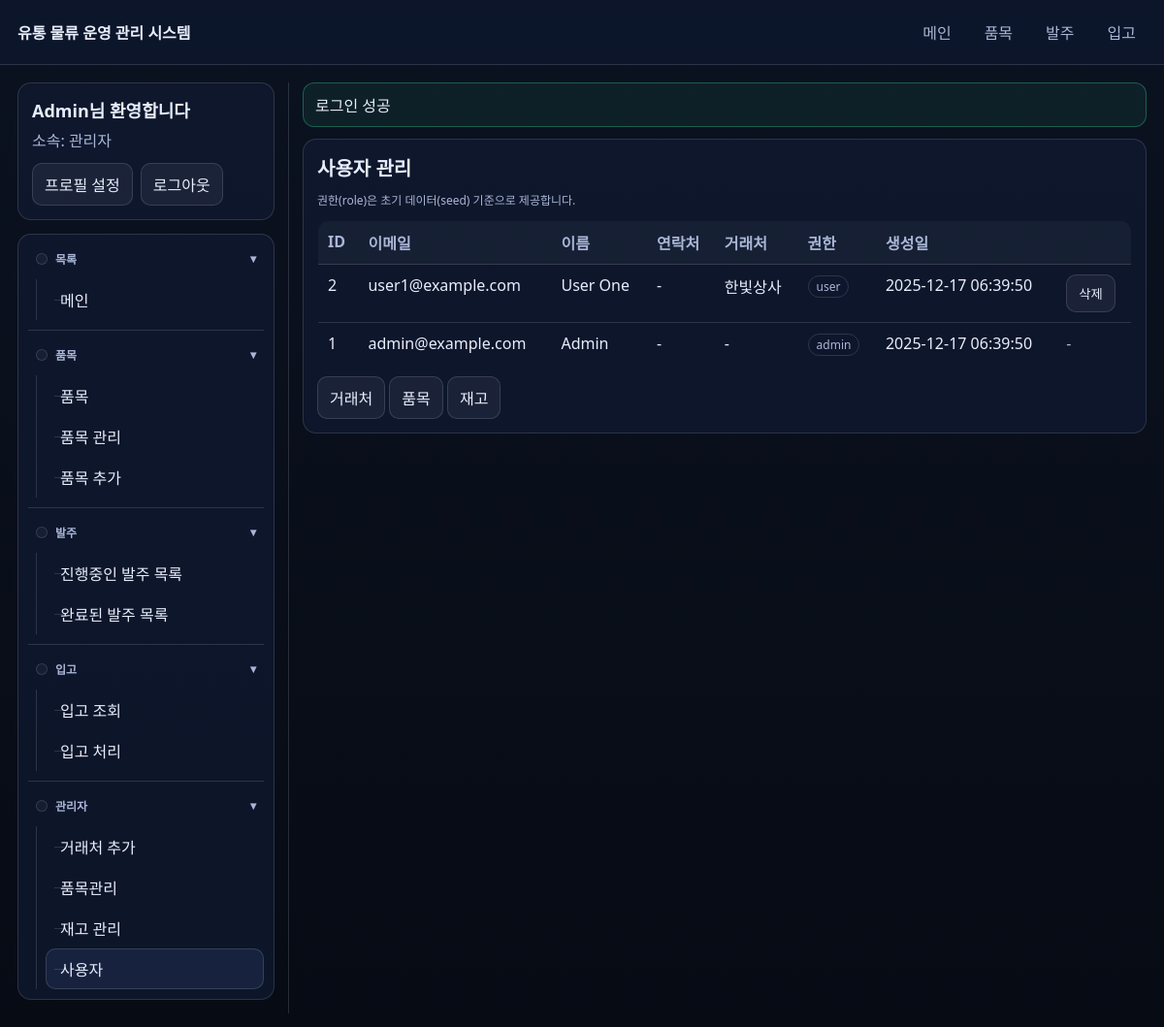
The page /admin/users.php (signed in) on the database its author committed.
### tables this page shows
CREATE TABLE users (
  id BIGINT UNSIGNED NOT NULL AUTO_INCREMENT,
  email VARCHAR(190) NOT NULL,
  password_hash VARCHAR(255) NOT NULL,
  name VARCHAR(100) NOT NULL,
  phone VARCHAR(50) NULL,
  role ENUM('admin','user') NOT NULL DEFAULT 'user',
  supplier_id BIGINT UNSIGNED NULL,
  created_at DATETIME NOT NULL DEFAULT CURRENT_TIMESTAMP,
  updated_at DATETIME NOT NULL DEFAULT CURRENT_TIMESTAMP ON UPDATE CURRENT_TIMESTAMP,
  PRIMARY KEY (id),
  UNIQUE KEY uq_users_email (email),
  KEY idx_users_supplier (supplier_id),
  CONSTRAINT fk_users_supplier FOREIGN KEY (supplier_id) REFERENCES suppliers(id)
    ON UPDATE CASCADE ON DELETE SET NULL
);

CREATE TABLE suppliers (
  id BIGINT UNSIGNED NOT NULL AUTO_INCREMENT,
  name VARCHAR(150) NOT NULL,
  contact_name VARCHAR(100) NULL,
  phone VARCHAR(50) NULL,
  email VARCHAR(190) NULL,
  notes TEXT NULL,
  created_at DATETIME NOT NULL DEFAULT CURRENT_TIMESTAMP,
  updated_at DATETIME NOT NULL DEFAULT CURRENT_TIMESTAMP ON UPDATE CURRENT_TIMESTAMP,
  PRIMARY KEY (id),
  UNIQUE KEY uq_suppliers_name (name)
);

### includes/bootstrap.php (called while the page is built, shortened)
<?php
function e(?string $value): string {
  return htmlspecialchars((string)$value, ENT_QUOTES | ENT_SUBSTITUTE, 'UTF-8');
}
function url(string $path): string {
  $path = '/' . ltrim($path, '/');
  return $path;
}
function starts_with(string $haystack, string $needle): bool {
  return strncmp($haystack, $needle, strlen($needle)) === 0;
}
spl_autoload_register(function ($class) {
  $base = __DIR__ . '/../classes/';
  $path = $base . str_replace('\\', '/', $class) . '.php';
});
require_once __DIR__ . '/flash.php';
require_once __DIR__ . '/auth.php';

### includes/auth.php (called while the page is built, shortened)
<?php
function current_user(): ?array {
  return $_SESSION['user'] ?? null;
}
function is_admin(): bool {
  $u = current_user();
  return $u && ($u['role'] ?? '') === 'admin';
}

### classes/User.php (called while the page is built, shortened)
<?php
final class User {
  public static function listAll(PDO $db): array {
    try {
      $st = $db->query('SELECT u.id, u.email, u.name, u.phone, u.role, u.supplier_id, u.created_at, sp.name AS supplier_name
                        FROM users u
                        LEFT JOIN suppliers sp ON sp.id = u.supplier_id
                        ORDER BY u.id DESC');
      return $st->fetchAll();
    } catch (PDOException $e) {
      $st = $db->query('SELECT u.id, u.email, u.name, u.role, u.supplier_id, u.created_at, sp.name AS supplier_name
                        FROM users u
                        LEFT JOIN suppliers sp ON sp.id = u.supplier_id
                        ORDER BY u.id DESC');
      $rows = $st->fetchAll();
      foreach ($rows as &$r) {
        $r['phone'] = null;
      }
      unset($r);
      return $rows;
    }
  }
}

### includes/flash.php (called while the page is built, shortened)
<?php
function flash_get(): ?array {
  $flash = $_SESSION[FLASH_KEY];
  return is_array($flash) ? $flash : null;
}

### admin/users.php (the view, shortened to what this page needs)
<?php
require_once __DIR__ . '/../includes/bootstrap.php';
$db = db();
$users = User::listAll($db);
require_once __DIR__ . '/../includes/header.php';
?>
<div class="card">
  <h1 class="h1">사용자 관리</h1>
  <div class="small">권한(role)은 초기 데이터(seed) 기준으로 제공합니다.</div>
  <table class="table">
    <thead>
      <tr>
        <th>ID</th>
        <th>이메일</th>
        <th>이름</th>
        <th>연락처</th>
        <th>거래처</th>
        <th>권한</th>
        <th>생성일</th>
        <th></th>
      </tr>
    </thead>
    <tbody>
      <?php foreach ($users as $u): ?>
        <tr>
          <td><?= e((string)$u['id']) ?></td>
          <td><?= e($u['email']) ?></td>
          <td><?= e($u['name']) ?></td>
          <td><?= e(($u['phone'] ?? '') ?: '-') ?></td>
          <td><?= e($u['supplier_name'] ?: '-') ?></td>
          <td><span class="badge"><?= e($u['role']) ?></span></td>
          <td><?= e($u['created_at']) ?></td>
          <td style="white-space:nowrap">
            <?php if ((int)$u['id'] === (int)current_user()['id']): ?>
              <span class="muted">-</span>
            <?php else: ?>
              <form method="post" action="<?= e(url('/admin/users.php')) ?>" style="display:inline" onsubmit="return confirm('정말 삭제하시겠습니까?')">
                <button class="btn secondary" type="submit">삭제</button>
              </form>
            <?php endif; ?>
          </td>
        </tr>
      <?php endforeach; ?>
    </tbody>
  </table>
  <div style="margin-top:10px">
    <a class="btn secondary" href="<?= e(url('/admin/suppliers.php')) ?>">거래처</a>
    <a class="btn secondary" href="<?= e(url('/admin/items.php')) ?>">품목</a>
    <a class="btn secondary" href="<?= e(url('/admin/inventory.php')) ?>">재고</a>
  </div>
</div>
<?php require_once __DIR__ . '/../includes/footer.php'; ?>

### includes/header.php (shortened to what this page needs)
<?php
$me = current_user();
$path = parse_url($_SERVER['REQUEST_URI'] ?? '', PHP_URL_PATH) ?: '';
function nav_active(string $needle, string $path): string {
  return starts_with($path, $needle) ? 'active' : '';
}
?><!doctype html>
<html lang="ko">
<head>
  <link rel="stylesheet" href="<?= e(url('/assets/app.css')) ?>" />
</head>
<body>
  <div class="topbar">
    <div class="brand"><a class="brand" href="<?= e(url('/index.php')) ?>"><?= e(APP_NAME) ?></a></div>
    <div class="nav">
      <a class="<?= e(nav_active('/index.php', $path)) ?>" href="<?= e(url('/index.php')) ?>">메인</a>
      <a class="<?= e(nav_active('/items.php', $path)) ?>" href="<?= e(url('/items.php')) ?>">품목</a>
      <a class="<?= e(nav_active('/po', $path)) ?>" href="<?= e(url('/po_list.php')) ?>">발주</a>
      <a class="<?= e(nav_active('/receipt', $path)) ?>" href="<?= e(url('/receipt_list.php')) ?>">입고</a>
    </div>
  </div>
  <?php if ($me): ?>
    <div class="layout">
      <aside class="sidebar">
        <div class="sidebar-card">
          <div class="sidebar-user-name"><?= e($me['name']) ?>님 환영합니다</div>
          <div class="sidebar-user-meta">
            <div class="muted">
              소속:
              <?php if (is_admin()): ?>
                <?= e('관리자') ?>
              <?php else: ?>
                <?= e(($me['supplier_name'] ?? '') ?: ('거래처 #' . (int)($me['supplier_id'] ?? 0))) ?>
              <?php endif; ?>
            </div>
          </div>
          <div class="sidebar-user-actions">
            <a class="btn secondary" href="<?= e(url('/profile.php')) ?>">프로필 설정</a>
            <a class="btn secondary" href="<?= e(url('/logout.php')) ?>">로그아웃</a>
          </div>
        </div>
        <div class="sidebar-card sidebar-tree">
          <details class="tree-group" open>
            <summary class="tree-summary">목록</summary>
            <div class="tree-items">
              <a class="tree-link <?= e(nav_active('/index.php', $path)) ?>" href="<?= e(url('/index.php')) ?>">메인</a>
            </div>
          </details>
          <details class="tree-group" open>
            <summary class="tree-summary">품목</summary>
            <div class="tree-items">
              <a class="tree-link <?= e(nav_active('/items.php', $path)) ?>" href="<?= e(url('/items.php')) ?>">품목</a>
              <?php if (is_admin()): ?>
                <a class="tree-link <?= e(nav_active('/admin/items.php', $path)) ?>" href="<?= e(url('/admin/items.php')) ?>">품목 관리</a>
              <?php else: ?>
                <a class="tree-link <?= e(nav_active('/inventory_manage.php', $path)) ?>" href="<?= e(url('/inventory_manage.php')) ?>">품목 관리</a>
              <?php endif; ?>
              <a class="tree-link" href="<?= e(url('/items.php#catalog-add')) ?>">품목 추가</a>
            </div>
          </details>
          <details class="tree-group" open>
            <summary class="tree-summary">발주</summary>
            <div class="tree-items">
              <a class="tree-link" href="<?= e(url('/po_list.php?status=OPEN')) ?>">진행중인 발주 목록</a>
              <a class="tree-link" href="<?= e(url('/po_list.php?status=RECEIVED')) ?>">완료된 발주 목록</a>
            </div>
          </details>
          <details class="tree-group" open>
            <summary class="tree-summary">입고</summary>
            <div class="tree-items">
              <a class="tree-link <?= e(nav_active('/receipt_list.php', $path)) ?>" href="<?= e(url('/receipt_list.php')) ?>">입고 조회</a>
              <a class="tree-link <?= e(nav_active('/receipt_create.php', $path)) ?>" href="<?= e(url('/receipt_create.php')) ?>">입고 처리</a>
            </div>
          </details>
          <?php if (is_admin()): ?>
            <details class="tree-group" open>
              <summary class="tree-summary">관리자</summary>
              <div class="tree-items">
                <a class="tree-link <?= e(nav_active('/admin/suppliers.php', $path)) ?>" href="<?= e(url('/admin/suppliers.php')) ?>">거래처 추가</a>
                <a class="tree-link <?= e(nav_active('/admin/items.php', $path)) ?>" href="<?= e(url('/admin/items.php')) ?>">품목관리</a>
                <a class="tree-link <?= e(nav_active('/admin/inventory.php', $path)) ?>" href="<?= e(url('/admin/inventory.php')) ?>">재고 관리</a>
                <a class="tree-link <?= e(nav_active('/admin/users.php', $path)) ?>" href="<?= e(url('/admin/users.php')) ?>">사용자</a>
              </div>
            </details>
          <?php endif; ?>
        </div>
      </aside>
      <main class="main">
        <div class="container">
          <?php $flash = flash_get(); if ($flash): ?>
            <div class="flash <?= e($flash['type']) ?>">
              <?= e($flash['message']) ?>
            </div>
          <?php endif; ?>
  <?php endif; ?>

### assets/app.css (style rules this page uses)
:root { --bg:#0b1220;--card:#101b33;--text:#e8eefc;--muted:#a9b6d6;--border:rgba(232,238,252,.14);--accent:#7aa2ff;--danger:#ff6b6b;--ok:#36d399; }
* { box-sizing:border-box }
body { margin:0;font-family:system-ui,-apple-system,Segoe UI,Roboto,Helvetica,Arial,sans-serif;background:linear-gradient(180deg,var(--bg),#070b14);color:var(--text) }
a { color:var(--accent);text-decoration:none }
.container { max-width:1100px;margin:0 auto;padding:18px }
.topbar { display:flex;align-items:center;justify-content:space-between;gap:12px;padding:14px 18px;border-bottom:1px solid var(--border);background:rgba(16,27,51,.55);backdrop-filter:blur(8px);position:sticky;top:0;z-index:10 }
.brand { font-weight:700;color:var(--text) }
.nav { display:flex;gap:12px;flex-wrap:wrap;align-items:center }
.nav a { color:var(--muted);padding:6px 10px;border-radius:8px;border:1px solid transparent }
.card { background:rgba(16,27,51,.70);border:1px solid var(--border);border-radius:14px;padding:14px }
.h1 { font-size:20px;margin:0 0 10px 0;word-break:keep-all;overflow-wrap:normal;white-space:nowrap }
.muted { color:var(--muted) }
.table { width:100%;border-collapse:collapse;overflow:hidden;border-radius:12px;border:1px solid var(--border);word-break:keep-all;overflow-wrap:normal }
.table th,.table td { padding:10px 10px;border-bottom:1px solid var(--border);text-align:left;vertical-align:top }
.table th { color:var(--muted);font-weight:600;background:rgba(232,238,252,.04);white-space:nowrap }
.badge { display:inline-block;padding:2px 8px;border-radius:999px;border:1px solid var(--border);font-size:12px;color:var(--muted) }
.btn { display:inline-block;padding:9px 12px;border-radius:10px;border:1px solid var(--border);background:rgba(122,162,255,.12);color:var(--text);cursor:pointer }
.btn.secondary { background:rgba(232,238,252,.06) }
.flash { padding:10px 12px;border-radius:12px;border:1px solid var(--border);margin:0 0 12px 0 }
.flash.success { border-color:rgba(54,211,153,.35);background:rgba(54,211,153,.08) }
.small { font-size:12px;color:var(--muted) }
.layout { display:flex;gap:14px;max-width:1300px;margin:0 auto;padding:18px }
.sidebar { width:280px;flex:0 0 280px;border-right:1px solid var(--border);padding-right:14px }
.main { flex:1;min-width:0 }
.layout .container { max-width:1100px;margin:0 auto;padding:0 }
.sidebar-card { background:rgba(16,27,51,.70);border:1px solid var(--border);border-radius:14px;padding:14px;margin-bottom:14px }
.sidebar-user-name { font-size:18px;font-weight:800;margin-bottom:6px }
.sidebar-user-meta { display:flex;flex-direction:column;gap:6px }
.sidebar-user-actions { display:flex;gap:8px;flex-wrap:wrap;margin-top:12px }
.sidebar-tree { padding:10px }
.tree-group { border-top:1px solid var(--border);padding-top:10px;margin-top:10px }
.tree-group:first-child { border-top:0;padding-top:0;margin-top:0 }
.tree-summary { list-style:none;cursor:pointer;user-select:none;color:var(--muted);font-weight:700;font-size:12px;display:flex;align-items:center;gap:8px;padding:6px 8px;border-radius:10px }
.tree-summary::before { content:'';width:10px;height:10px;border:1px solid var(--border);border-radius:999px;display:inline-block;flex:0 0 10px;background:rgba(232,238,252,.04) }
.tree-summary::after { content:'▸';margin-left:auto;color:var(--muted);font-size:12px;transform:translateY(-1px) }
.tree-group[open]>.tree-summary::after { content:'▾' }
.tree-items { position:relative;margin-top:6px;padding-left:18px }
.tree-items::before { content:'';position:absolute;left:8px;top:0;bottom:0;width:1px;background:var(--border) }
.tree-link { display:block;position:relative;padding:8px 10px 8px 14px;border-radius:10px;color:var(--text);border:1px solid transparent }
.tree-link::before { content:'';position:absolute;left:8px;top:50%;width:10px;height:1px;background:var(--border) }
.tree-link.active { border-color:var(--border);background:rgba(122,162,255,.10) }

### rows shown on the page
users: name "Admin", id "1", email "admin@example.com", phone "-", supplier_name "-", role "admin", created_at "2025-12-17 06:39:50"
users: id "2", email "user1@example.com", name "User One", phone "-", supplier.name "한빛상사", role "user", created_at "2025-12-17 06:39:50"

### other values the page prints
APP_NAME "유통 물류 운영 관리 시스템"
$flash['message'] "로그인 성공"
